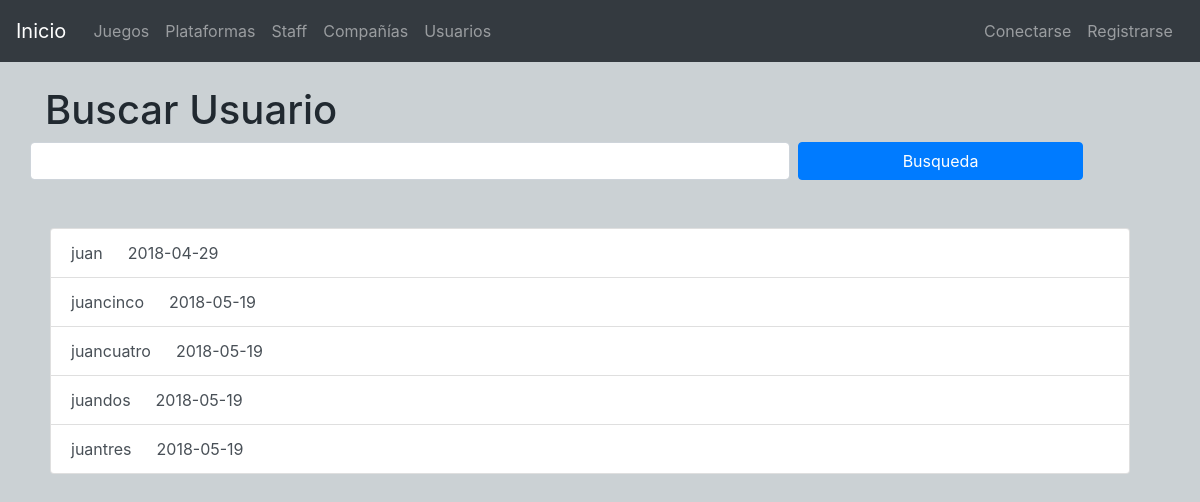
The app's page /pages/listadoUsuarios.php with its own data.
### tables this page shows
CREATE TABLE `cuentas` (
  `ID` int(6) NOT NULL,
  `NOMBRE` varchar(40) NOT NULL,
  `PASSWORD` varchar(40) NOT NULL,
  `EMAIL` varchar(50) NOT NULL,
  `registro` date NOT NULL,
  `tipo` int(1) NOT NULL,
  `clave` varchar(100) DEFAULT NULL,
  `ACTIVO` tinyint(1) NOT NULL
);

### servidor/bbdd.php (called while the page is built, shortened)
<?php
function connectDB()
{
    try
    {
        $opc=array(PDO::MYSQL_ATTR_INIT_COMMAND => "SET NAMES utf8", PDO::ATTR_ERRMODE => PDO::ERRMODE_EXCEPTION);
        $dsn="mysql:host=localhost;dbname=videojuegos";
        $usuario="root";
        $contrasena="";
        $base=new PDO($dsn,$usuario,$contrasena,$opc);
    }
    catch (PDOException $e)
    {
        die ("Error".$e->getMessage());
        $resultado=null;
    }
    return $base;
}
?>

### modelo/listadoUsuarios.php (called while the page is built, shortened)
<?php
class ListaUsuario
{
    private $numTotal;
    public $numResultados = 9;
    public $pages;
    function __construct()
    {
        $this->getNumeroUsuario();
        $this->pages = new Paginator($this->numResultados, "p");
        $this->pages->set_total($this->numTotal);
    }
    public function getListadoUsuarios()
    {
        $this->miconexion=connectDB();
        $sql="SELECT id, nombre, registro from cuentas where ACTIVO=1 order by nombre ".$this->pages->get_limit();
        $select=$this->miconexion->prepare($sql);
        $select->execute();
        return $select->fetchAll(PDO::FETCH_ASSOC);
    }
    private function getNumeroUsuario()
    {
        $this->miconexion=connectDB();
        $sql = "select count(*) as total from cuentas";
        $rows=$this->miconexion->prepare($sql);
        $rows->execute();
        $total = $rows->fetch();
        $this->numTotal = $total["total"];
    }
}
?>

### controller/listadoUsuarios.php (called while the page is built, shortened)
<?php
include("../utilities/utilities.php");
include_once("../servidor/bbdd.php");
include('../utilities/paginator.php');
include("../modelo/listadoUsuarios.php");
$listado = new ListaUsuario();
$filaCuentas = $listado->getListadoUsuarios();
?>

### utilities/paginator.php (called while the page is built, shortened)
<?php
class Paginator{
	private $_perPage;
	private $_instance;
	private $_page;
	public function __construct($perPage,$instance){
		$this->_instance = $instance;
		$this->_perPage = $perPage;
	}
	public function get_start(){
		return ($this->_page * $this->_perPage) - $this->_perPage;
	}
	private function set_instance(){
		$this->_page = (int) (!isset($_GET[$this->_instance]) ? 1 : $_GET[$this->_instance]);
		$this->_page = ($this->_page == 0 ? 1 : $this->_page);
	}
	public function get_limit(){
        	return "LIMIT ".$this->get_start().",$this->_perPage";
        }
}

### pages/listadoUsuarios.php (the view, shortened to what this page needs)
<?php
include("../controller/listadoUsuarios.php");
?>
<div id="busqueda">
    <h1>Buscar Usuario</h1>
    <div class="form-group row">
        <input type="text" class="form-control col-lg-8 col-12 offset-0 mr-2" id="txtBusqueda" placeholder="" name="txtBusqueda">
        <input type="button" id="btnBusqueda" class="btn btn-primary col-lg-3 col-12  mobile-margin-top" value="Busqueda" />
    </div>
</div>
<div id="listado" class="col-12 mt-5">
    <?php
       echo '<div class="list-group ">';
       foreach($filaCuentas as $fila)
       {
           $idActual=$fila["id"];
           echo '<a href="perfil.php?id='.$idActual.'" class="list-group-item list-group-item-action elementoListado">'.$fila["nombre"].' &emsp; '.$fila["registro"].'</a>';
       }
       echo '</div>';
    ?>
</div>

### css/css01.css (style rules this page uses)
body { background-color: #CBD1D4; color: #212930; }
a { text-decoration: none; }
#listado { margin-left: -10px; }

### records on screen
cuentas: NOMBRE "juan", registro "2018-04-29"
cuentas: NOMBRE "juancinco", registro "2018-05-19"
cuentas: NOMBRE "juancuatro", registro "2018-05-19"
cuentas: NOMBRE "juandos", registro "2018-05-19"
cuentas: NOMBRE "juantres", registro "2018-05-19"
